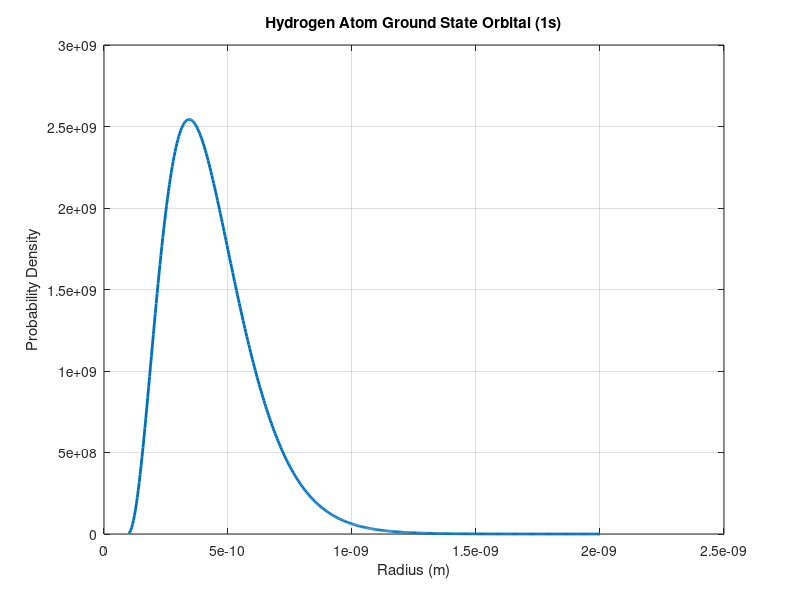
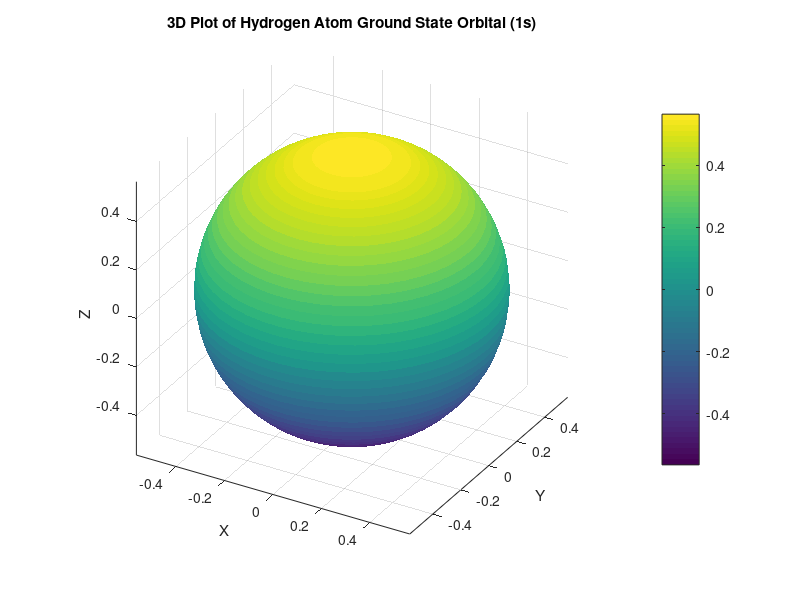

Source code (MATLAB) for these figures, in order:
% Constants
hbar = 1.055e-34; % Planck's constant (J.s)
e = 1.602e-19; % Elementary charge (C)
epsilon0 = 8.854e-12; % Vacuum permittivity (F/m)
m_e = 9.109e-31; % Electron mass (kg)

mu = m_e / 2; % Reduced mass
r_min = 1e-10; % Minimum radius (m)
r_max = 20e-10; % Maximum radius (m)
N_r = 500; % Number of radial points
r = linspace(r_min, r_max, N_r); % Radial grid

V = -e^2 ./ (4 * pi * epsilon0 * r); % Coulomb potential

h = r(2) - r(1); % Step size
T = -hbar^2 / (2 * mu * h^2);
H_kinetic = diag(-2 * ones(N_r, 1)) + diag(ones(N_r-1, 1), 1) + diag(ones(N_r-1, 1), -1);
H_kinetic = T * H_kinetic;

H_potential = diag(V);
H = H_kinetic + H_potential;

[eigenvectors, eigenvalues] = eig(H);
energies = diag(eigenvalues);

[energies, idx] = sort(energies);
wavefunctions = eigenvectors(:, idx);

psi_ground = wavefunctions(:, 1);
psi_ground_normalized = psi_ground / sqrt(trapz(r, abs(psi_ground).^2));

probability_density = abs(psi_ground_normalized).^2;

% Plotting the probability density
figure;
plot(r, probability_density, 'LineWidth', 2);
xlabel('Radius (m)');
ylabel('Probability Density');
title('Hydrogen Atom Ground State Orbital (1s)');
grid on;

fprintf('Ground state energy: %.4e J\n', energies(1));
fprintf('Ground state energy: %.4f eV\n', energies(1) / e);

% Visualization of the orbital shape
% Create a meshgrid for spherical coordinates
theta = linspace(0, pi, 50);
phi = linspace(0, 2*pi, 50);
[Theta, Phi] = meshgrid(theta, phi);

% Calculate the radial part for the ground state (1s orbital)
R_1s = (1/sqrt(pi)) * exp(-r_min); % Normalized radial wave function for 1s

% Convert spherical coordinates to Cartesian
X = R_1s * sin(Theta) .* cos(Phi);
Y = R_1s * sin(Theta) .* sin(Phi);
Z = R_1s * cos(Theta);

% Plotting the orbital shape
figure;
surf(X, Y, Z, 'EdgeColor', 'none');
xlabel('X');
ylabel('Y');
zlabel('Z');
title('3D Plot of Hydrogen Atom Ground State Orbital (1s)');
axis equal;
view(30, 30); % Adjust view angle for better visualization
colorbar;
